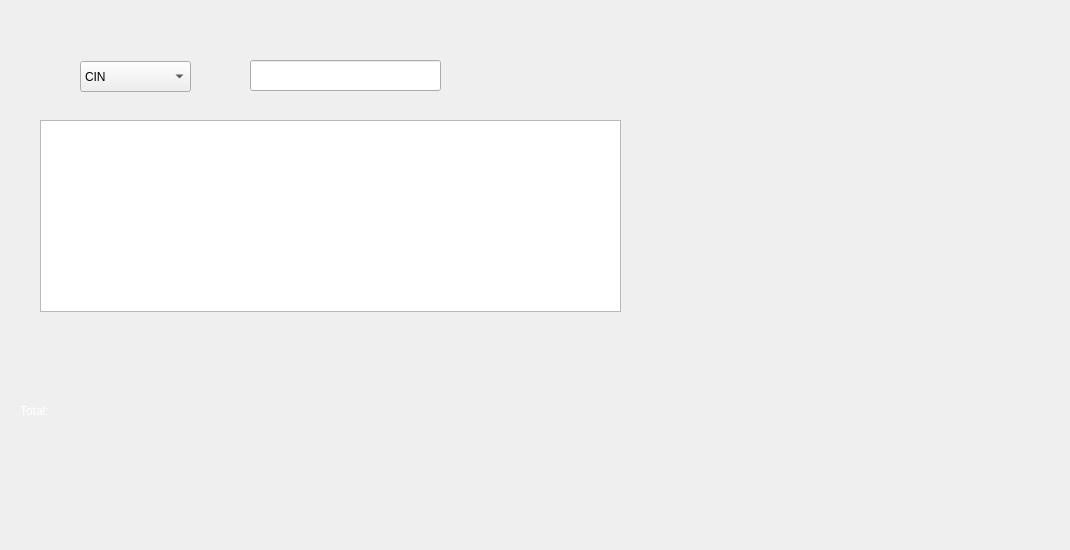
        <widget class="QWidget" name="tab_8">
         <attribute name="title">
          <string>Afficher</string>
         </attribute>
         <widget class="QTableView" name="tableView_2">
          <property name="geometry">
           <rect>
            <x>40</x>
            <y>120</y>
            <width>581</width>
            <height>192</height>
           </rect>
          </property>
         </widget>
         <widget class="QComboBox" name="cb_sort_2">
          <property name="geometry">
           <rect>
            <x>80</x>
            <y>61</y>
            <width>111</width>
            <height>31</height>
           </rect>
          </property>
          <item>
           <property name="text">
            <string>CIN</string>
           </property>
          </item>
          <item>
           <property name="text">
            <string>Nom</string>
           </property>
          </item>
          <item>
           <property name="text">
            <string>Prenom</string>
           </property>
          </item>
          <item>
           <property name="text">
            <string>Datee</string>
           </property>
          </item>
          <item>
           <property name="text">
            <string>Sexe</string>
           </property>
          </item>
          <item>
           <property name="text">
            <string>Activite</string>
           </property>
          </item>
         </widget>
         <widget class="QLineEdit" name="le_search_2">
          <property name="geometry">
           <rect>
            <x>250</x>
            <y>60</y>
            <width>191</width>
            <height>31</height>
           </rect>
          </property>
         </widget>
         <widget class="QLabel" name="label_63">
          <property name="geometry">
           <rect>
            <x>20</x>
            <y>390</y>
            <width>91</width>
            <height>41</height>
           </rect>
          </property>
          <property name="styleSheet">
           <string notr="true">color: rgb(255, 255, 255);</string>
          </property>
          <property name="text">
           <string>Total:</string>
          </property>
         </widget>
         <widget class="QLabel" name="l_total">
          <property name="geometry">
           <rect>
            <x>160</x>
            <y>400</y>
            <width>141</width>
            <height>31</height>
           </rect>
          </property>
          <property name="styleSheet">
           <string notr="true">color:rgb(255, 255, 255);</string>
          </property>
          <property name="text">
           <string/>
          </property>
         </widget>
         <widget class="QLabel" name="clock">
          <property name="geometry">
           <rect>
            <x>690</x>
            <y>20</y>
            <width>181</width>
            <height>41</height>
           </rect>
          </property>
          <property name="text">
           <string/>
          </property>
         </widget>
         <widget class="QLabel" name="label_87">
          <property name="geometry">
           <rect>
            <x>-20</x>
            <y>-30</y>
            <width>1061</width>
            <height>541</height>
           </rect>
          </property>
          <property name="styleSheet">
           <string notr="true">background-image: url(:/9.jpg);</string>
          </property>
          <property name="text">
           <string/>
          </property>
         </widget>
         <zorder>label_87</zorder>
         <zorder>tableView_2</zorder>
         <zorder>cb_sort_2</zorder>
         <zorder>le_search_2</zorder>
         <zorder>label_63</zorder>
         <zorder>l_total</zorder>
         <zorder>clock</zorder>
        </widget>
